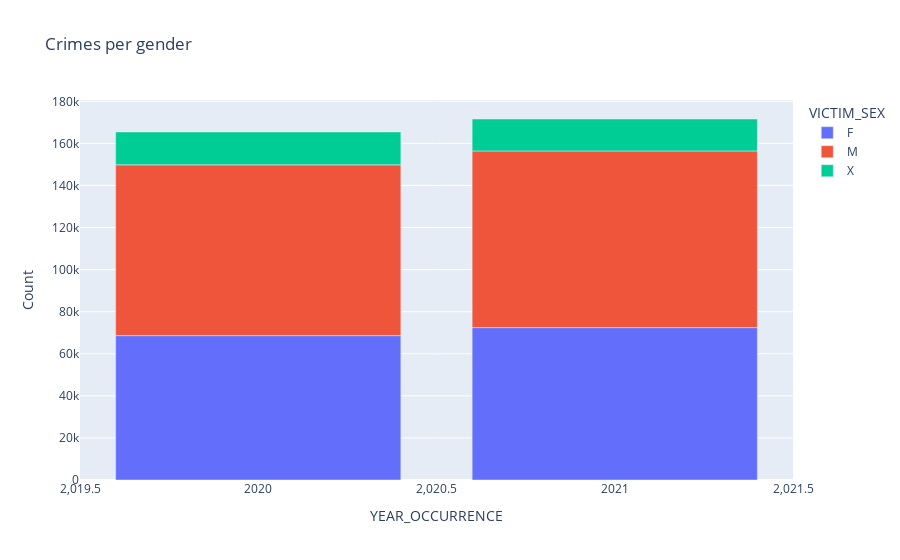

The notebook cell saved with this chart:
### Code cell
#Data Analysis
#1. Crime distribution by gender
data_gender = finalDF
data_gender["YEAR_OCCURRENCE"] = pd.DatetimeIndex(data_gender["DATE_OCCURRENCE"]).year
data_gender = pd.DataFrame(data_gender.groupby(["YEAR_OCCURRENCE","VICTIM_SEX"])["VICTIM_SEX"].count())
data_gender.rename(columns={'VICTIM_SEX': 'Count'}, inplace=True)
data_gender.reset_index(inplace=True)

data_gender.head()
#Remove invalid data for gender
data_gender=data_gender[(data_gender["VICTIM_SEX"] != "H")]
data_gender.head()

fig = px.bar(data_gender, x="YEAR_OCCURRENCE", y="Count", color="VICTIM_SEX", title="Crimes per gender")
fig.show()

### Figure 1 — Plotly figure (JSON) as saved in the notebook; plotly's stock layout.template omitted (floating-point values rounded to 4 significant figures)
{"data": [{"alignmentgroup": "True", "hovertemplate": "VICTIM_SEX=F<br>YEAR_OCCURRENCE=%{x}<br>Count=%{y}<extra></extra>", "legendgroup": "F", "marker": {"color": "#636efa", "pattern": {"shape": ""}}, "name": "F", "offsetgroup": "F", "orientation": "v", "showlegend": true, "textposition": "auto", "x": [2020, 2021], "xaxis": "x", "y": [68635, 72443], "yaxis": "y", "type": "bar"}, {"alignmentgroup": "True", "hovertemplate": "VICTIM_SEX=M<br>YEAR_OCCURRENCE=%{x}<br>Count=%{y}<extra></extra>", "legendgroup": "M", "marker": {"color": "#EF553B", "pattern": {"shape": ""}}, "name": "M", "offsetgroup": "M", "orientation": "v", "showlegend": true, "textposition": "auto", "x": [2020, 2021], "xaxis": "x", "y": [81181, 83972], "yaxis": "y", "type": "bar"}, {"alignmentgroup": "True", "hovertemplate": "VICTIM_SEX=X<br>YEAR_OCCURRENCE=%{x}<br>Count=%{y}<extra></extra>", "legendgroup": "X", "marker": {"color": "#00cc96", "pattern": {"shape": ""}}, "name": "X", "offsetgroup": "X", "orientation": "v", "showlegend": true, "textposition": "auto", "x": [2020, 2021], "xaxis": "x", "y": [15636, 15184], "yaxis": "y", "type": "bar"}], "layout": {"xaxis": {"anchor": "y", "domain": [0, 1], "title": {"text": "YEAR_OCCURRENCE"}}, "yaxis": {"anchor": "x", "domain": [0, 1], "title": {"text": "Count"}}, "legend": {"title": {"text": "VICTIM_SEX"}, "tracegroupgap": 0}, "title": {"text": "Crimes per gender"}, "barmode": "relative"}}
